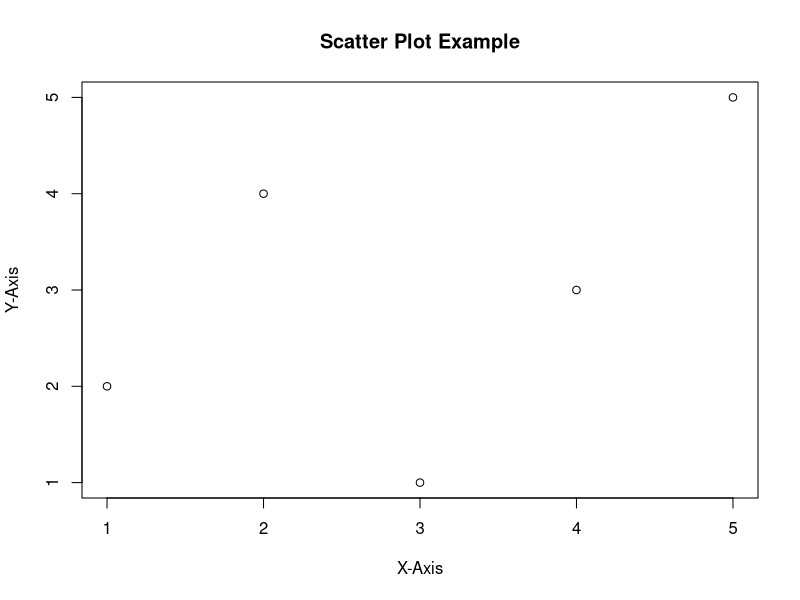

Write the R code that produced this figure.
## ---- chunk 1
x <- c(1, 2, 3, 4, 5)
y <- c(2, 4, 1, 3, 5)
plot(x, y, main = "Scatter Plot Example", xlab = "X-Axis", ylab = "Y-Axis")
